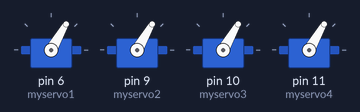
Bench run of a sketch on a simulated Arduino Uno, built with avr-gcc and run on an emulated ATmega328P. Shown: 4 × servo.

Above: at 0.05 s.
At 2.0 s:
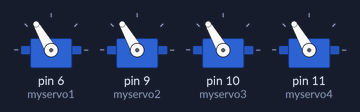
At 3.0 s:
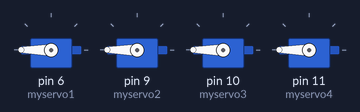
At 4.0 s:
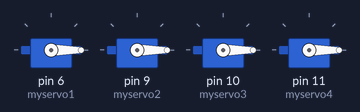
Timing chart, 0 to 5.2 s (numbered marks = the images above):
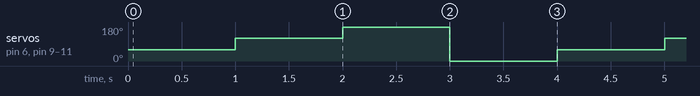

Measured:
- by itself, servo on pin 6 (myservo1), servo on pin 9 (myservo2), servo on pin 10 (myservo3), servo on pin 11 (myservo4): repeats every 4.0 s: 180° 1.0 s, 0° 1.0 s, 60° 1.0 s, 120° 1.0 s

The sketch:

servo_arm_1.ino
```cpp
#include <Servo.h>

Servo myservo1;
Servo myservo2;
Servo myservo3;
Servo myservo4;

int val1=0;
//int val2=0;
//int val3=0;
//int val4=0;

void setup()
{
myservo1.attach(6);
myservo2.attach(9);
myservo3.attach(10);
myservo4.attach(11);
Serial.begin(9600);
}


void loop() {

      val1+=60;
    myservo1.write(val1);
    myservo2.write(val1);
    myservo3.write(val1);
    myservo4.write(val1);
    delay(1000);
    if(val1==180)
    {
      val1=0;
      myservo1.write(val1);
      myservo2.write(val1);
      myservo3.write(val1);
      myservo4.write(val1);
      delay(1000);

    }


}
```
